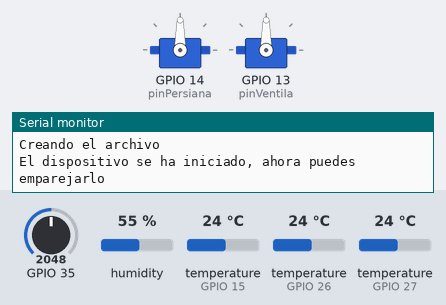
This sketch was run on a simulated ESP32. Shown: 2 × servo, the last lines printed to the serial monitor. The inputs (shaded band) are chosen by the test bench; at power-on: temperature (sensors on GPIO 15, GPIO 26, GPIO 27) 24 °C, GPIO 35 = 2048, humidity 55 %. The local clock reads 2024-03-15 10:24:30 at power-on unless the sketch sets it; storage starts empty; nothing arrives over Bluetooth unless stated.

Above: at 1.2 s.
1.3 s: temperature (sensor on GPIO 15) set to 26 °C
6.7 s: GPIO 35 set to 624
11.3 s: GPIO 35 set to 552
At 13.6 s:
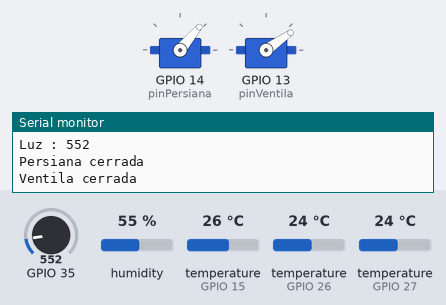
15.9 s: temperature (sensor on GPIO 26) set to 28 °C
At 16.7 s:
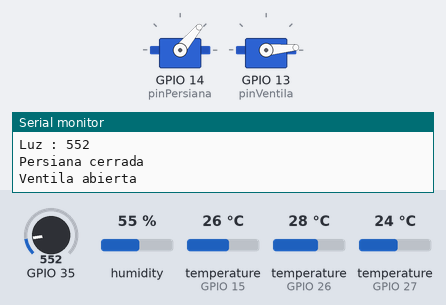
20.5 s: temperature (sensor on GPIO 26) set to 12 °C
At 24.0 s:
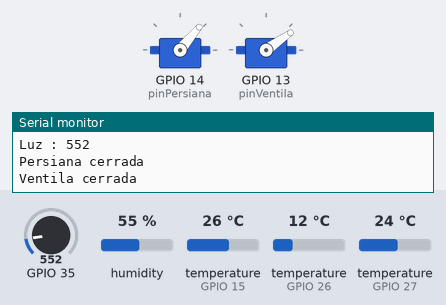
25.1 s: temperature (sensor on GPIO 26) set to 33 °C
At 27.1 s:
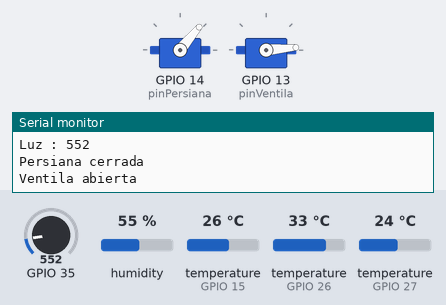
Timing chart, 0 to 28.6 s (numbered marks = the images above; inputs shaded):
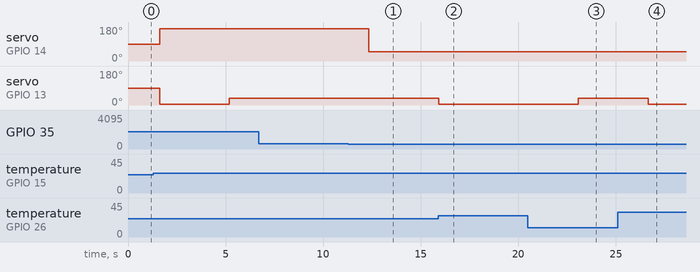

Measured:
- the behaviour switches between 600 and 599 on GPIO 35 (found by bisection; images 0 and 1)
- the behaviour switches between 26 and 27 °C on temperature (sensor on GPIO 26) (found by bisection; images 1 and 2)
- after the input at 11.3 s, servo on GPIO 14 (pinPersiana): 170° → 50° after 1.0 s
- after the input at 15.9 s, servo on GPIO 13 (pinVentila): 35° → 5° at once
- after the input at 20.5 s, servo on GPIO 13 (pinVentila): 5° → 35° after 2.6 s
- after the input at 25.1 s, servo on GPIO 13 (pinVentila): 35° → 5° after 1.6 s

The sketch:

Ventana_V2.ino
```cpp
/************************************* LIBRERIAS *************************************/
#include "BluetoothSerial.h"   // BLUETOOTH
#include <DHT.h>               // DHT11
#include <OneWire.h>           // DS18B20
#include <DallasTemperature.h> // DS18B20
#include "RTClib.h"            // RTC
#include "FS.h"                // MICROSD
#include <SD.h>                // MICROSD
#include <SPI.h>               // MICROSD
#include <Servo.h>             // SERVOS
/*************************************** PINES ***************************************/
#define DHTtype DHT11
const int sensorLuz = A7;
const int DHTpin = 15;
const int pinPersiana = 14;
const int pinVentila = 13;
const int pinCamaraArriba = 27;
const int pinCamaraAbajo = 26;
/************************************* INSTANCIAS *************************************/
BluetoothSerial SerialBT;
RTC_DS1307 rtc;
DHT dht(DHTpin, DHTtype);
OneWire CamaraArriba(pinCamaraArriba);
OneWire CamaraAbajo(pinCamaraAbajo);
DallasTemperature camaraArriba(&CamaraArriba);
DallasTemperature camaraAbajo(&CamaraAbajo);
Servo servoPersiana;
Servo servoVentila;
/************************************* VARIABLES *************************************/
// DS18B20
float temperaturaCamaraArriba = 0, temperaturaCamaraAbajo = 0, temperaturaCamara = 0;
// DHT11
int temperaturaInteriorDeseada = 25;
float temperaturaInterior = 0, humedadInterior = 0;
// LDR
int luz = 0, setLuz = 600;
// RTC
String fechaFormateada = "";
// VENTILA Y PERSIANA
bool estadoVentila, estadoPersiana;
int servoPersianaCerrada = 50, servoPersianaAbierta = 170, servoVentilaCerrada = 35, servoVentilaAbierta = 5;
// MODO DE VENTANA
int modoVentana = 10;
String comando = "";
// DATOS
String datosSD = "", datosBT = "";
/************************************* SETUP *************************************/
void setup() {
  Serial.begin(115200);
  initSD();
  initRTC();
  initDS18B20();
  initDHT();
  initBT();
  initServos();
}
/************************************* LOOP **************************************/
void loop() {
  // OBTENCION DE DATOS
  fechaFormateada = getDate();
  temperaturaInterior = getTempe();
  humedadInterior = getHumi();
  temperaturaCamaraArriba = getDS18B20Arriba();
  temperaturaCamaraAbajo = getDS18B20Abajo();
  temperaturaCamara = (temperaturaCamaraArriba + temperaturaCamaraAbajo) / 2;
  luz = getLDR(sensorLuz);
  datosSD = String(fechaFormateada) + " " + String(temperaturaInterior) + " " + String(humedadInterior) + " " + String(estadoPersiana) + " " + String(estadoVentila) + " " + String(modoVentana) + " " + String(luz) + "_" + String(temperaturaCamaraArriba) + " " + String(temperaturaCamaraAbajo) + " " + String(setLuz) + " " + String(temperaturaInteriorDeseada) + "\r\n";
  datosBT = String(temperaturaInterior) + "_" + String(humedadInterior) + "_" + String(estadoPersiana) + "_" + String(estadoVentila) + "_" + String(modoVentana) + "_" + String(luz) + "_" + String(temperaturaCamaraArriba) + "_" + String(temperaturaCamaraAbajo) + "_" + String(setLuz) + "\r\n";
  // REVISION DE MODO DE LA VENTANA
  // MODO AUTOMATICO
  if (modoVentana == 10) {
    if (luz >= setLuz) {
      abrirPersiana();
    }
    else if (luz < setLuz) {
      cerrarPersiana();
    }
    if (temperaturaCamara > temperaturaInteriorDeseada || temperaturaInterior < temperaturaInteriorDeseada || temperaturaCamara > temperaturaInterior) {
      abrirVentila();
    } else {
      cerrarVentila();
    }
  }
  // MODO MANUAL
  else if (modoVentana == 20) {
  }
  // VERIFICAR BLUETOOTH DISPONIBLE Y LEER COMANDO
  while (SerialBT.available()) {
    comando = SerialBT.readString();
  }
  // REALIZAR ACCION DE ACUERDO AL COMANDO LEIDO
  if (comando == "4") {
    modoVentana = 10;
    // MODO AUTOMATICO

  }
  if (comando == "5") {
    modoVentana = 20;
    // MODO MANUAL
  }
  if (comando == "1" && modoVentana == 20) {
    estadoPersiana = true;
    abrirPersiana();
  }
  else if (comando == "0" && modoVentana == 20) {
    estadoPersiana = false;
    cerrarPersiana();
  }
  else if (comando == "2" && modoVentana == 20) {
    estadoVentila = true;
    abrirVentila();
  }
  else if (comando == "3" && modoVentana == 20) {
    estadoVentila = false;
    cerrarVentila();
  }
  printDataSerial(modoVentana, fechaFormateada, temperaturaInterior, humedadInterior, temperaturaCamaraArriba, temperaturaCamaraAbajo, luz, estadoVentila, estadoPersiana);
  printDataBT(datosBT);
  logSDCard(datosSD);
  delay(2000);
}
/*********************************** FIN LOOP ************************************/
void initSD() {
  if (!SD.begin()) {
    Serial.println("No se puede encontrar la SD");
  }
  File file = SD.open("/dataESP32.txt");
  if (!file) {
    Serial.println("El archivo no existe");
    Serial.println("Creando el archivo");
    writeFile(SD, "/dataESP32.txt", "Fecha,Temperatura,Humedad,TemperaturaSuperior,TemperaturaInferior,Luz \r\n");
  }
  else {
    Serial.println("El archivo ya existe");

  }
  file.close();
}
void initBT() {
  SerialBT.begin("ESP32-2");
  Serial.println("El dispositivo se ha iniciado, ahora puedes emparejarlo");
}
void initDS18B20() {
  camaraArriba.begin();
  camaraAbajo.begin();
}
void initRTC() {
  if (!rtc.begin()) {
    Serial.println("No se puede encontrar el RTC");
    Serial.flush();
  }
  if (!rtc.isrunning()) {
    Serial.println("El RTC no está corriendo, ¡pongamos la hora!");
    rtc.adjust(DateTime(F(__DATE__), F(__TIME__)));
  }
}
void initDHT() {
  dht.begin();
}
void initServos() {
  servoPersiana.attach(pinPersiana);
  servoVentila.attach(pinVentila);
}
void printDataBT(String dataMessage) {
  SerialBT.print(dataMessage);
}
void printDataSerial(int modoVentana, String fecha, float temp, float humi, float temperaturaCamaraArriba, float temperaturaCamaraAbajo, int luz, bool ventila, bool persiana) {
  if (modoVentana == 10) {
    Serial.println("--------- AUTOMATICO ---------");
  } else if (modoVentana == 20) {
    Serial.println("----------- MANUAL -----------");
  }
  Serial.println(fecha);
  Serial.print("Temperatura interior: ");
  Serial.print(temp);
  Serial.println("ºC");
  Serial.print("Humedad interior: ");
  Serial.print(humi);
  Serial.println("%");
  Serial.print("Temperatura superior: ");
  Serial.print(temperaturaCamaraArriba);
  Serial.println("ºC");
  Serial.print("Temperatura inferior: ");
  Serial.print(temperaturaCamaraAbajo);
  Serial.println("ºC");
  Serial.print("Luz : ");
  Serial.println(luz);
  if (persiana == true) {
    Serial.println("Persiana abierta");
  } else {
    Serial.println("Persiana cerrada");
  }
  if (ventila == true) {
    Serial.println("Ventila abierta");
  } else {
    Serial.println("Ventila cerrada");
  }
}
int getLDR(int pin) {
  int luz = (analogRead(pin));
  return luz;
}
String getDate() {
  DateTime now = rtc.now();
  char buf[] = "DD/MM/YYYY, hh:mm:ss";
  String fechaHora = String(now.toString(buf));
  return fechaHora;
}
float getTempe() {
  float temperatura = dht.readTemperature();
  if (isnan(temperatura)) {
    temperatura = 0;
  }
  return temperatura;
}
float getHumi() {
  float humedad = dht.readHumidity();
  if (isnan(humedad)) {
    humedad = 0;
  }
  return humedad;
}
float getDS18B20Arriba() {
  camaraArriba.requestTemperatures();
  float tempArriba = camaraArriba.getTempCByIndex(0);
  if (tempArriba == -127) {
    tempArriba = 0;
  }
  return tempArriba;
}
float getDS18B20Abajo() {
  camaraAbajo.requestTemperatures();
  float tempAbajo = camaraAbajo.getTempCByIndex(0);
  if (tempAbajo == -127) {
    tempAbajo = 0;
  }
  return tempAbajo;
}
void cerrarPersiana() {
  estadoPersiana = false;
  servoPersiana.write(servoPersianaCerrada);
}
void abrirPersiana() {
  estadoPersiana = true;
  servoPersiana.write(servoPersianaAbierta);
}
void cerrarVentila() {
  estadoVentila = false;
  servoVentila.write(servoVentilaCerrada);
}
void abrirVentila() {
  estadoVentila = true;
  servoVentila.write(servoVentilaAbierta);
}
void writeFile(fs::FS &fs, const char * path, const char * message) {
  File file = fs.open(path, FILE_WRITE);
  if (!file) {
    Serial.println("No se ha podido abrir el archivo para escribir");
    return;
  }
  if (file.print(message)) {
  } else {
    Serial.println("No se ha podido escribir");
  }
  file.close();
}
void appendFile(fs::FS &fs, const char * path, const char * message) {
  File file = fs.open(path, FILE_APPEND);
  if (!file) {
    Serial.println("No se ha podido abrir el archivo para añadirlo");
    return;
  }
  if (file.print(message)) {
  } else {
    Serial.println("Fallo al añadir");
  }
  file.close();
}
void logSDCard(String dataMessage) {
  appendFile(SD, "/dataESP32.txt", dataMessage.c_str());
}
```
